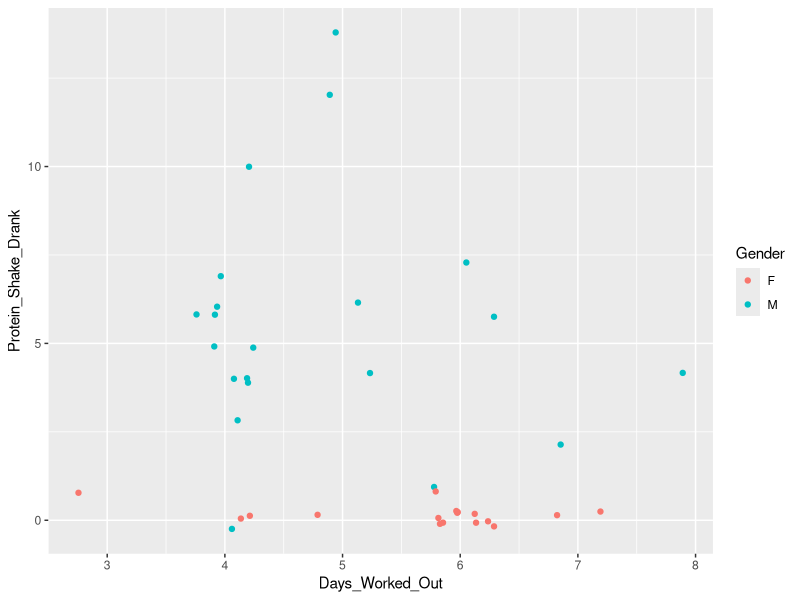

Source code (R):
## ---- chunk 1
DBZ_Data <- read.csv("DBZ_Data.csv")
## ---- chunk 2
head(DBZ_Data)
summary(DBZ_Data) 
str(DBZ_Data)
## ---- chunk 3
library(ggplot2) 
## ---- chunk 4
ggplot(DBZ_Data, 
       aes(x = Days_Worked_Out, 
           y = Protein_Shake_Drank,
           color = Gender)) +
  geom_jitter(width=.3, height = .3)
